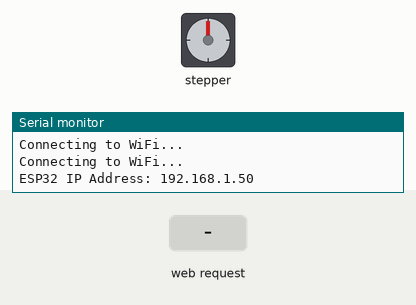
A sketch run on a simulated ESP32. Parts: stepper motor, the last lines printed to the serial monitor. Inputs (shaded band) come from the test bench. WiFi joins after 1.5 s; servers stay silent unless stated; stepper angles assume 500 steps per turn.

Above: at 3.2 s.
3.3 s: HTTP request GET /setTimer?seconds=1 received
At 4.45 s:
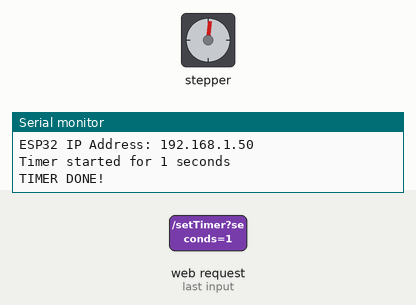
At 5.05 s:
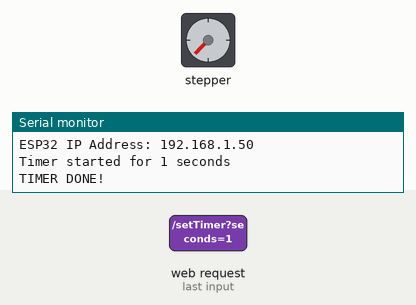
6.3 s: HTTP request GET /setTimer?seconds=0 received
At 6.55 s:
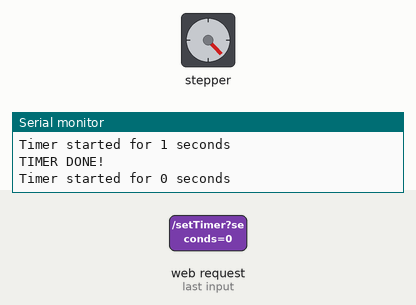
Timing chart, 0 to 10.8 s (numbered marks = the images above; inputs shaded):
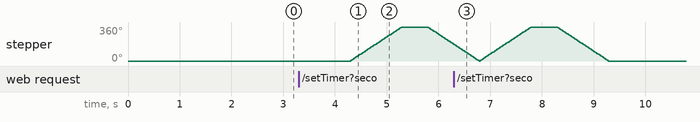

Measured:
- after the input at 3.3 s, stepper: turns 360° clockwise in 0.98 s, then 180° counter-clockwise in 0.48 s

The sketch:

sketch_phone_timer.ino
```cpp
#include "WiFi.h"
#include "ESPAsyncWebServer.h"

#include <Stepper.h>


const int stepsPerRevolution = 500;

Stepper myStepper(stepsPerRevolution, 13, 12, 27, 33);


// WiFi credentials
const char* ssid = "EjectorHotspot";
const char* password = "EjectorPassword";

// Web server
AsyncWebServer server(80);

// Timer variables
bool timerRunning = false;
unsigned long timerDuration = 0;
unsigned long timerStartMillis = 0;

// HTML page
const char index_html[] PROGMEM = R"rawliteral(
<!DOCTYPE HTML>
<html>
<head>
  <meta name="viewport" content="width=device-width, initial-scale=1">
  <style>
    body {
      margin: 0;
      height: 100vh;
      background: #121212;
      color: #e0e0e0;
      font-family: Arial, sans-serif;
      display: flex;
      align-items: center;
      justify-content: center;
    }

    .card {
      background: #1e1e1e;
      padding: 25px 30px;
      border-radius: 12px;
      width: 280px;
      box-shadow: 0 10px 25px rgba(0,0,0,0.4);
      text-align: center;
    }

    h2 {
      margin-top: 0;
      margin-bottom: 20px;
      font-weight: normal;
    }

    .inputs {
      display: flex;
      justify-content: space-between;
      margin-bottom: 20px;
    }

    .inputs div {
      display: flex;
      flex-direction: column;
      align-items: center;
    }

    input {
      width: 70px;
      padding: 6px;
      font-size: 16px;
      text-align: center;
      border-radius: 6px;
      border: none;
      margin-top: 5px;
      background: #2a2a2a;
      color: #ffffff;
    }

    input:focus {
      outline: none;
      background: #333;
    }

    button {
      width: 100%;
      padding: 10px;
      font-size: 16px;
      border-radius: 8px;
      border: none;
      background: #3fa9f5;
      color: #000;
      cursor: pointer;
      transition: background 0.2s ease;
    }

    button:hover {
      background: #66b9f7;
    }

    #countdown {
      margin-top: 25px;
      font-size: 36px;
      letter-spacing: 2px;
      font-weight: bold;
    }
  </style>
</head>

<body>
  <div class="card">
    <h2>Countdown Timer</h2>

    <div class="inputs">
      <div>
        <label>Hours</label>
        <input type="number" id="hours" min="0" value="0">
      </div>

      <div>
        <label>Minutes</label>
        <input type="number" id="minutes" min="0" value="0">
      </div>
    </div>

    <button onclick="startTimer()">Start Timer</button>

    <div id="countdown">00:00:00</div>
  </div>

<script>
function startTimer() {
  var hours = parseInt(document.getElementById("hours").value) || 0;
  var minutes = parseInt(document.getElementById("minutes").value) || 0;

  var seconds = (hours * 3600) + (minutes * 60);

  if (seconds < 0) {
    alert("Please enter a valid time.");
    return;
  }

  fetch("/setTimer?seconds=" + seconds);
}

function updateCountdown() {
  fetch("/timeRemaining")
    .then(function(response) {
      return response.text();
    })
    .then(function(seconds) {
      seconds = parseInt(seconds);

      var h = Math.floor(seconds / 3600);
      var m = Math.floor((seconds % 3600) / 60);
      var s = seconds % 60;

      document.getElementById("countdown").innerText =
        String(h).padStart(2, '0') + ":" +
        String(m).padStart(2, '0') + ":" +
        String(s).padStart(2, '0');
    });
}

setInterval(updateCountdown, 1000);
</script>

</body>
</html>
)rawliteral";


void setup() {
  myStepper.setSpeed(60);
  Serial.begin(115200);
  Serial.begin(9600);

  WiFi.begin(ssid, password);
  while (WiFi.status() != WL_CONNECTED) {
    delay(1000);
    Serial.println("Connecting to WiFi...");
  }

  Serial.print("ESP32 IP Address: ");
  Serial.println(WiFi.localIP());

  server.on("/", HTTP_GET, [](AsyncWebServerRequest *request) {
    request->send_P(200, "text/html", index_html);
  });

  server.on("/setTimer", HTTP_GET, [](AsyncWebServerRequest *request) {
    if (request->hasParam("seconds")) {
      timerDuration = request->getParam("seconds")->value().toInt();
      timerStartMillis = millis();
      timerRunning = true;

      Serial.print("Timer started for ");
      Serial.print(timerDuration);
      Serial.println(" seconds");

      request->send(200, "text/plain", "OK");
    } else {
      request->send(400, "text/plain", "Missing parameter");
    }
  });

  server.on("/timeRemaining", HTTP_GET, [](AsyncWebServerRequest *request) {
    if (!timerRunning) {
      request->send(200, "text/plain", "0");
      return;
    }

    unsigned long elapsed = (millis() - timerStartMillis) / 1000;

    if (elapsed >= timerDuration) {
      request->send(200, "text/plain", "0");
    } else {
      request->send(200, "text/plain",
        String(timerDuration - elapsed));
    }
  });

  server.begin();
}

void loop() {
  if (timerRunning) {
    unsigned long elapsed = (millis() - timerStartMillis) / 1000;
    if (elapsed >= timerDuration) {
      timerRunning = false;
      onTimerFinished();
    }
  }
}

void onTimerFinished() {
  Serial.println("TIMER DONE!");

  myStepper.step(stepsPerRevolution);
  delay(500);
  myStepper.step(-stepsPerRevolution);
}
```
